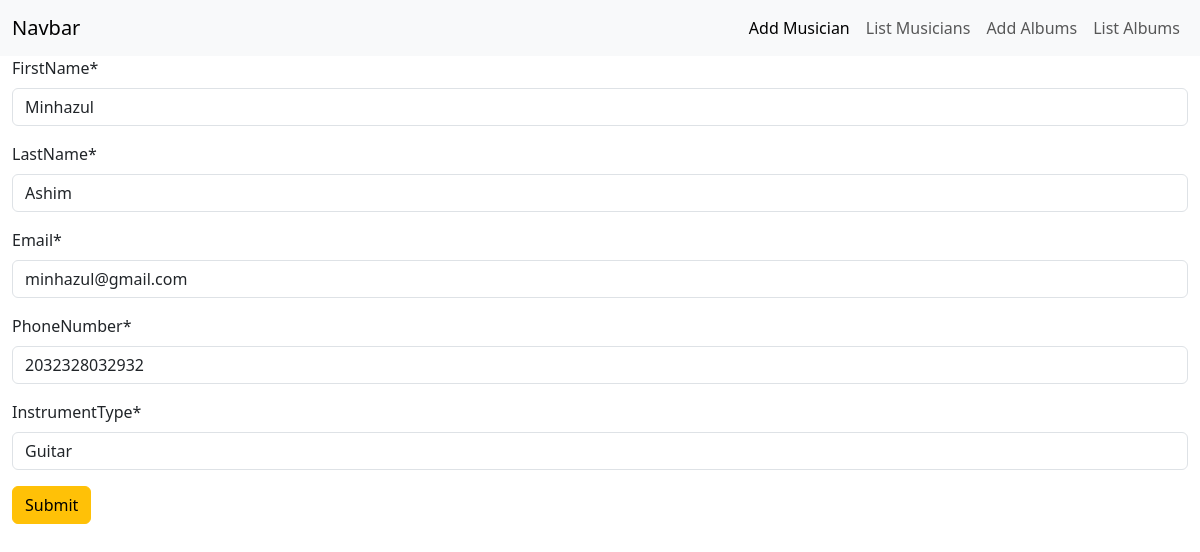
Page /app/editMusician/1 on the committed database.
### app/models.py (models this page shows)
class Musician(models.Model) :
    firstName = models.CharField(max_length = 15);
    lastName = models.CharField(max_length = 15);
    email = models.EmailField(max_length = 30);
    phoneNumber = models.CharField(max_length = 20);
    instrumentType = models.CharField(max_length = 20);

### app/views.py (the view)
# urls.py: path('editMusician/<int:id>', views.editMusician, name="editMusicianPage" ),
def editMusician(request, id) :
    musician = models.Musician.objects.get(pk=id)
    form =  forms.MusicianForm(instance=musician)
    if request.method == 'POST' :
        form =  forms.MusicianForm(request.POST, instance=musician)
        if(form.is_valid()) :
            form.save();
            return redirect('musiciansPage');
    return render(request, 'editMusicians.html', {"form" : form, "musician": musician});

### app/forms.py
class MusicianForm(forms.ModelForm) :
    class Meta :
        model = models.Musician;
        fields = "__all__";

### app/templates/editMusicians.html
{% extends 'base.html' %} {% load crispy_forms_tags %} {% block content %}
<div class="container-fluid">
  <form action="" method="POST">
    {% csrf_token %} {{form | crispy}}
    <button class="btn btn-warning" type="submit">Submit</button>
  </form>
</div>
{% endblock %}

### rows in the picture
Musician: firstName "Minhazul", lastName "Ashim", email "minhazul@gmail.com", phoneNumber "2032328032932", instrumentType "Guitar"
